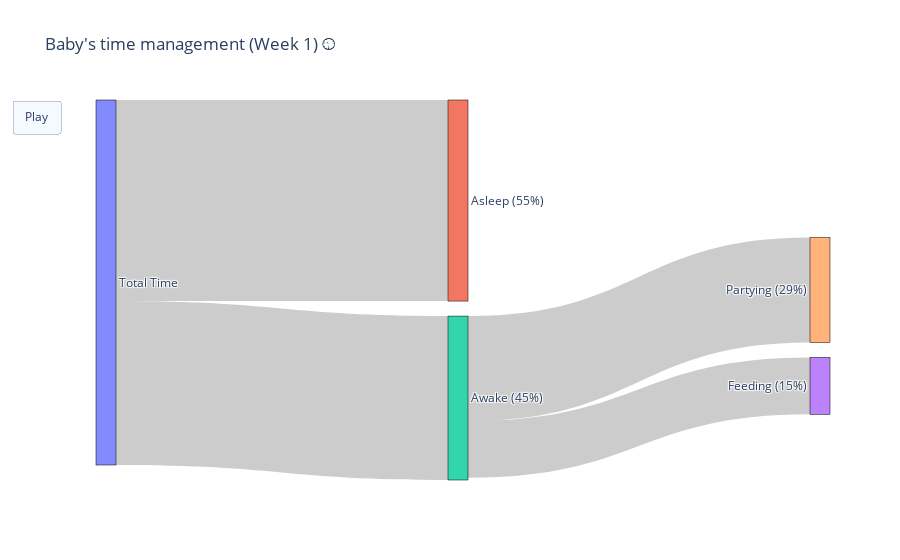

Notebook cell for this chart:
### Code cell
fig = go.Figure(data=createFrame(1)['data'],
layout=go.Layout(
  title=f'Baby\'s time management (Week 1) 🕥',
  updatemenus=[dict(
            type="buttons",
            buttons=[dict(label="Play",
                          method="animate",
                          args=[None, {"frame": {"duration": 600, "redraw": True},
                                "fromcurrent": True, "transition": {"duration": 0,
                                                                    "easing": "quadratic-in-out"}}])])]
),
frames=frames
)
fig.show()

### Figure 1 — Plotly figure (JSON) as saved in the notebook; plotly's stock layout.template omitted (floating-point values rounded to 4 significant figures)
{"data": [{"arrangement": "snap", "link": {"source": [0, 0, 2, 2], "target": [1, 2, 3, 4], "value": [92, 75, 26, 48]}, "node": {"align": "left", "label": ["Total Time", "Asleep (55%)", "Awake (45%)", "Feeding (15%)", "Partying (29%)"], "line": {"color": "black", "width": 0.5}, "pad": 15, "thickness": 20, "x": [0, 0.5, 0.5, 1, 1], "y": [0.2, 0.2, 0.5, 0.5, 0.5]}, "type": "sankey"}], "layout": {"title": {"text": "Baby's time management (Week 1) 🕥"}, "updatemenus": [{"buttons": [{"args": [null, {"frame": {"duration": 600, "redraw": true}, "fromcurrent": true, "transition": {"duration": 0, "easing": "quadratic-in-out"}}], "label": "Play", "method": "animate"}], "type": "buttons"}]}}
